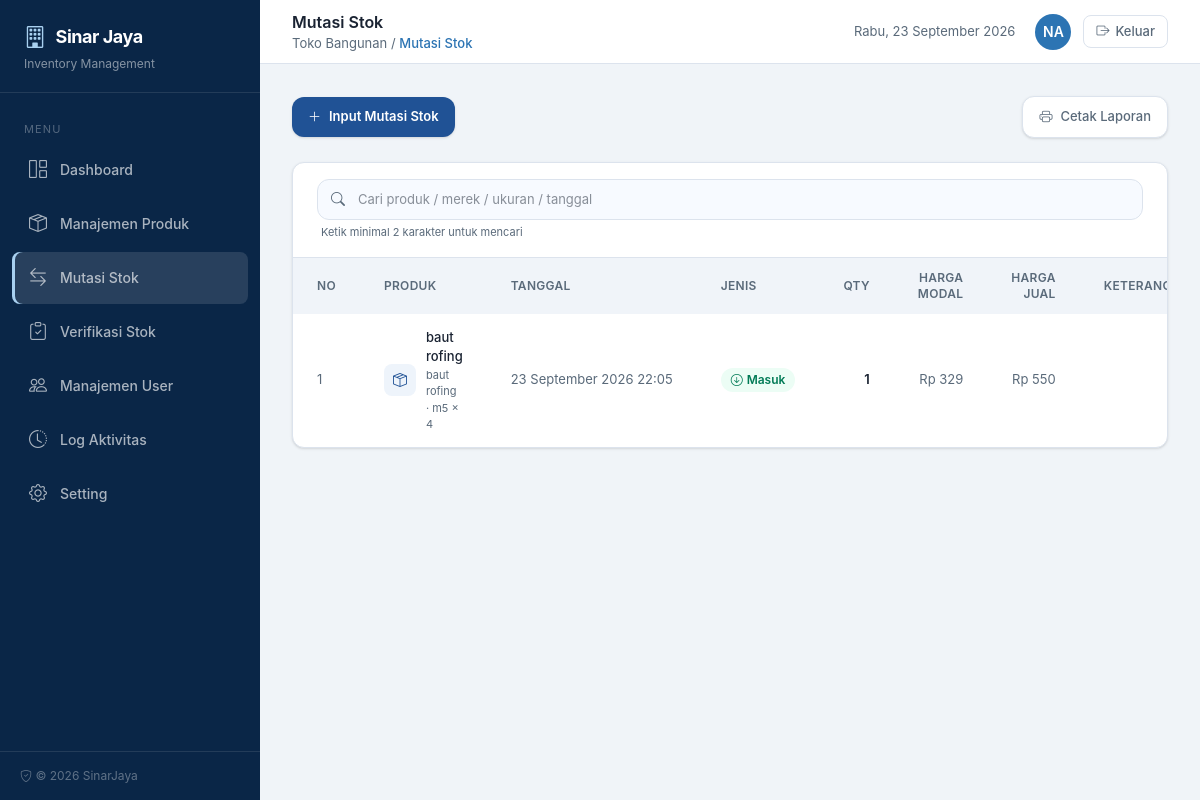
Page /mutasi-stok (signed in) on the committed database.
### tables this page shows
CREATE TABLE "mutasi_stok" ("id" integer primary key autoincrement not null, "id_ukuran" integer not null, "tanggal" datetime not null, "jenis" varchar not null, "qty" numeric not null, "harga_modal" numeric not null, "harga_jual" numeric not null, "keterangan" varchar, "created_at" datetime, "updated_at" datetime, "deleted_at" datetime, foreign key("id_ukuran") references ukuran("id") on delete no action on update no action);

CREATE TABLE "produk" ("id" integer primary key autoincrement not null, "nama" varchar not null, "created_at" datetime, "updated_at" datetime, "deleted_at" datetime);

CREATE TABLE "merek" ("id" integer primary key autoincrement not null, "id_produk" integer not null, "merek" varchar not null, "created_at" datetime, "updated_at" datetime, "deleted_at" datetime, foreign key("id_produk") references "produk"("id"));

CREATE TABLE "ukuran" ("id" integer primary key autoincrement not null, "id_merek" integer not null, "ukuran" varchar not null, "stok" numeric not null, "harga_modal" numeric not null, "harga_jual" numeric not null, "created_at" datetime, "updated_at" datetime, "deleted_at" datetime, ukuran_numeric REAL, foreign key("id_merek") references "merek"("id"));

### index.php (called while the page is built, shortened)
<?php
require_once __DIR__ . '/includes/db.php';
require_once __DIR__ . '/includes/helpers.php';
$uri = parse_url($_SERVER['REQUEST_URI'], PHP_URL_PATH);
$uri = rtrim($uri, '/') ?: '/';
$method = $_SERVER['REQUEST_METHOD'];
$routes = [
    'GET /'                               => ['action' => 'middleware',    'auth' => 'guest'],
    'GET /login'                          => ['page' => 'login',           'auth' => 'guest'],
    'POST /login'                         => ['action' => 'auth',          'auth' => 'guest'],
    'GET /logout'                         => ['action' => 'auth',          'auth' => 'auth', 'do' => 'logout'],
    'GET /dashboard'                      => ['page' => 'dashboard',       'auth' => 'auth'],
    'GET /produk'                         => ['page' => 'produk',          'auth' => 'auth'],
    'POST /produk'                        => ['action' => 'produk',        'auth' => 'auth'],
    'GET /mutasi-stok'                    => ['page' => 'mutasi-stok',     'auth' => 'auth'],
    'GET /mutasi-stok/input'              => ['page' => 'mutasi-stok-input', 'auth' => 'auth'],
    'POST /mutasi-stok'                   => ['action' => 'mutasi',        'auth' => 'auth'],
    'POST /mutasi-stok/input'             => ['action' => 'mutasi',        'auth' => 'auth'],
    'GET /verifikasi-stok'                => ['page' => 'verifikasi-stok', 'auth' => 'auth'],
    'GET /verifikasi-stok/input'          => ['page' => 'verifikasi-stok-input', 'auth' => 'auth'],
    'POST /verifikasi-stok'               => ['action' => 'verifikasi',    'auth' => 'auth'],
    'POST /verifikasi-stok/input'         => ['action' => 'verifikasi',    'auth' => 'auth'],
    'GET /manajemen-user'                 => ['page' => 'manajemen-user',  'auth' => 'auth'],
    'POST /manajemen-user'                => ['action' => 'user',          'auth' => 'auth'],
    'GET /log-aktivitas'                  => ['page' => 'log-aktivitas',   'auth' => 'auth'],
    'GET /cetak-mutasi'                   => ['page' => 'cetak-mutasi',    'auth' => 'auth'],
    'GET /cetak-log'                      => ['page' => 'cetak-log',       'auth' => 'auth'],
    'GET /setting'                        => ['page' => 'setting',         'auth' => 'auth'],
    'POST /setting'                       => ['action' => 'setting',       'auth' => 'auth'],
    'GET /api/produk-cascade'             => ['api' => 'produk-cascade', 'auth' => 'auth'],
];
$routeKey = $method . ' ' . $uri;
$route = $routes[$routeKey];
$pageFile = __DIR__ . '/pages/' . $route['page'] . '.php';
require $pageFile;

### includes/helpers.php (called while the page is built, shortened)
<?php
function sanitize(mixed $value): string
{
    return htmlspecialchars((string)$value, ENT_QUOTES, 'UTF-8');
}
function e(mixed $value): string
{
    return sanitize($value);
}
function format_rupiah($angka): string
{
    $angka = (float)$angka;
    return 'Rp ' . number_format($angka, 0, ',', '.');
}
function format_number($angka, int $decimals = 2): string
{
    return number_format((float)$angka, $decimals, ',', '.');
}

### includes/db.php (called while the page is built, shortened)
<?php
require_once __DIR__ . '/migrations.php';
function db(): PDO
{
    return $GLOBALS['__pdo_singleton'];
}

### includes/migrations.php (called while the page is built, shortened)
<?php
function migrations_run(PDO $db): void
{
    static $ran = false;
    if ($ran) {
        return;
    }
    $ran = true;
}

### pages/mutasi-stok.php (the view, shortened to what this page needs)
<?php
function format_tanggal($dateStr)
{
    $months = [1 => 'Januari', 2 => 'Februari', 3 => 'Maret', 4 => 'April', 5 => 'Mei', 6 => 'Juni', 7 => 'Juli', 8 => 'Agustus', 9 => 'September', 10 => 'Oktober', 11 => 'November', 12 => 'Desember'];
    $dt = new DateTime($dateStr);
    return $dt->format('d') . ' ' . $months[(int)$dt->format('m')] . ' ' . $dt->format('Y H:i');
}
$search = trim($_GET['search'] ?? '');
$where = 'm.deleted_at IS NULL';
$params = [];
$countSql = "SELECT COUNT(*) FROM mutasi_stok m
    JOIN ukuran u ON u.id = m.id_ukuran
    JOIN merek me ON me.id = u.id_merek
    JOIN produk p ON p.id = me.id_produk
    WHERE {$where}";
$countStmt = db()->prepare($countSql);
$countStmt->execute($params);
$total = (int)$countStmt->fetchColumn();
$page = max(1, (int)($_GET['page'] ?? 1));
$perPage = 15;
$totalPages = max(1, (int)ceil($total / $perPage));
$page = min($page, $totalPages);
$offset = ($page - 1) * $perPage;
$sql = "SELECT m.*, u.ukuran, u.stok, me.merek, p.nama as produk_nama
    FROM mutasi_stok m
    JOIN ukuran u ON u.id = m.id_ukuran
    JOIN merek me ON me.id = u.id_merek
    JOIN produk p ON p.id = me.id_produk
    WHERE {$where}
    ORDER BY m.tanggal DESC, m.id DESC
    LIMIT {$perPage} OFFSET {$offset}";
$stmt = db()->prepare($sql);
$stmt->execute($params);
$rows = $stmt->fetchAll(PDO::FETCH_ASSOC);
?>
<div class="space-y-6">
    <div class="flex flex-col sm:flex-row sm:items-center justify-between gap-4">
        <a href="/mutasi-stok/input?new=1"
            class="inline-flex items-center gap-2 px-4 py-2.5 bg-[#205295] text-white text-[13px] font-semibold rounded-xl hover:bg-[#183d72] transition shadow-sm">
            <i class="bi bi-plus-lg"></i> Input Mutasi Stok
        </a>
        <button onclick="window.openModalCetakMutasi()" type="button"
            class="inline-flex items-center gap-2 px-4 py-2.5 bg-white border border-[#dce3ed] text-[#5a6a7a] text-[13px] font-medium rounded-xl hover:bg-[#f0f4f8] transition shadow-sm">
            <i class="bi bi-printer"></i> Cetak Laporan
        </button>
    </div>
    <div class="bg-white rounded-xl shadow-sm border border-[#dce3ed] overflow-hidden">
        <div class="px-6 py-4 border-b border-[#dce3ed]">
            <form method="GET" action="/mutasi-stok" class="relative flex">
                    <input type="text" name="search" value="<?= e($search) ?>"
                        placeholder="Cari produk / merek / ukuran / tanggal"
                        minlength="2"
                        title="Ketik minimal 2 karakter untuk mencari"
                        class="w-full pl-10 pr-4 py-2.5 text-[13px] border border-[#dce3ed] rounded-xl focus:outline-none focus:ring-2 focus:ring-[#205295]/20 focus:border-[#205295] transition bg-[#f7faff]">
                    <i class="bi bi-search absolute left-3.5 top-1/2 -translate-y-1/2 text-[#5a6a7a] text-sm"></i>
            </form>
            <p class="mt-1 text-[11px] text-[#5a6a7a] pl-1">Ketik minimal 2 karakter untuk mencari</p>
        </div>
        <div class="overflow-x-auto">
            <table class="w-full text-[13px]">
                <thead>
                    <tr class="text-left bg-[#f0f4f9] text-[#5a6a7a] text-xs uppercase tracking-wide">
                        <th class="px-6 py-3 font-semibold">No</th>
                        <th class="px-6 py-3 font-semibold">Produk</th>
                        <th class="px-6 py-3 font-semibold">Tanggal</th>
                        <th class="px-6 py-3 font-semibold">Jenis</th>
                        <th class="px-6 py-3 font-semibold text-right">Qty</th>
                        <th class="px-6 py-3 font-semibold text-right">Harga Modal</th>
                        <th class="px-6 py-3 font-semibold text-right">Harga Jual</th>
                        <th class="px-6 py-3 font-semibold">Keterangan</th>
                    </tr>
                </thead>
                <tbody class="divide-y divide-[#e4e9f0]">
                    <?php if (empty($rows)): ?>
                        <tr>
                            <td colspan="9" class="px-6 py-12 text-center text-[#5a6a7a]">
                                <i class="bi bi-inbox text-4xl block mb-2 text-[#c3cbd5]"></i>
                                <?php if ($search !== ''): ?>
                                    Tidak ada data yang cocok dengan pencarian "<strong><?= e($search) ?></strong>".
                                <?php else: ?>
                                    Belum ada riwayat mutasi stok.
                                <?php endif; ?>
                            </td>
                        </tr>
                    <?php else: ?>
                        <?php $no = ($page - 1) * $perPage; ?>
                        <?php foreach ($rows as $row): $no++; ?>
                            <tr class="hover:bg-[#f7faff]">
                                <td class="px-6 py-3.5 text-[#5a6a7a]"><?= $no ?></td>
                                <td class="px-6 py-3.5">
                                    <div class="flex items-center gap-2.5">
                                        <div class="w-8 h-8 rounded-lg bg-[#eef4fb] flex items-center justify-center flex-shrink-0">
                                            <i class="bi bi-box-seam text-[#205295] text-sm"></i>
                                        </div>
                                        <div>
                                            <div class="font-medium text-[#1a2332]"><?= e($row['produk_nama']) ?></div>
                                            <div class="text-[11px] text-[#5a6a7a]"><?= e($row['merek']) ?> &middot; <?= e($row['ukuran']) ?></div>
                                        </div>
                                    </div>
                                </td>
                                <td class="px-6 py-3.5 text-[#5a6a7a] whitespace-nowrap"><?= e(format_tanggal($row['tanggal'])) ?></td>
                                <td class="px-6 py-3.5">
                                    <?php if ($row['jenis'] === 'masuk'): ?>
                                        <span class="inline-flex items-center gap-1 px-2.5 py-1 rounded-full bg-emerald-50 text-emerald-700 text-xs font-semibold">
                                            <i class="bi bi-arrow-down-circle"></i> Masuk
                                        </span>
                                    <?php else: ?>
                                        <span class="inline-flex items-center gap-1 px-2.5 py-1 rounded-full bg-red-50 text-red-700 text-xs font-semibold">
                                            <i class="bi bi-arrow-up-circle"></i> Keluar
                                        </span>
                                    <?php endif; ?>
                                </td>
                                <td class="px-6 py-3.5 text-right font-semibold text-[#1a2332]"><?= format_number($row['qty'], 0) ?></td>
                                <td class="px-6 py-3.5 text-right text-[#5a6a7a]"><?= e(format_rupiah($row['harga_modal'])) ?></td>
                                <td class="px-6 py-3.5 text-right text-[#5a6a7a]"><?= e(format_rupiah($row['harga_jual'])) ?></td>
                                <td class="px-6 py-3.5 text-[#5a6a7a] max-w-[180px] truncate" title="<?= e($row['keterangan']) ?>"><?= e($row['keterangan'] ?? '-') ?></td>
                            </tr>
                        <?php endforeach; ?>
                    <?php endif; ?>
                </tbody>
            </table>
        </div>
    </div>
</div>
<?php
require __DIR__ . '/../templates/app.php';

### rows in the picture
mutasi_stok: produk.nama "baut rofing", merek.merek "baut rofing", id_ukuran.ukuran "m5 × 4", tanggal "23 September 2026 22:05", jenis "masuk" (drawn), qty "1", harga_modal "Rp 329", harga_jual "Rp 550"

### other values in the picture
$headerTitle "Mutasi Stok"
$breadcrumb "Mutasi Stok"
$initials "NA"
